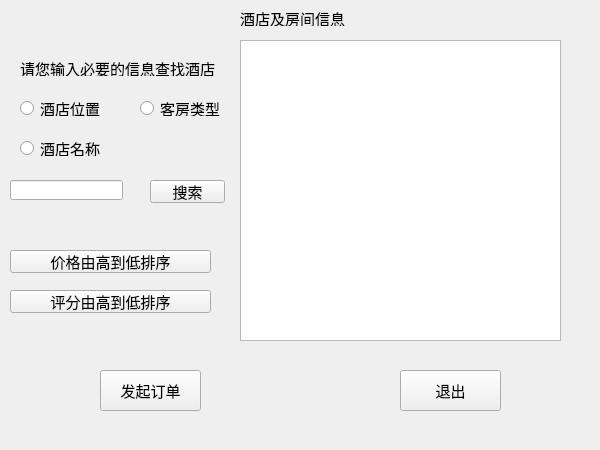
<?xml version="1.0" encoding="UTF-8"?>
<ui version="4.0">
 <class>searchhotelwindow</class>
 <widget class="QWidget" name="searchhotelwindow">
  <property name="geometry">
   <rect>
    <x>0</x>
    <y>0</y>
    <width>600</width>
    <height>450</height>
   </rect>
  </property>
  <property name="windowTitle">
   <string>Form</string>
  </property>
  <widget class="QPushButton" name="exit">
   <property name="geometry">
    <rect>
     <x>400</x>
     <y>370</y>
     <width>101</width>
     <height>41</height>
    </rect>
   </property>
   <property name="font">
    <font>
     <family>华文行楷</family>
     <pointsize>11</pointsize>
    </font>
   </property>
   <property name="text">
    <string>退出</string>
   </property>
  </widget>
  <widget class="QPushButton" name="makeorder">
   <property name="geometry">
    <rect>
     <x>100</x>
     <y>370</y>
     <width>101</width>
     <height>41</height>
    </rect>
   </property>
   <property name="font">
    <font>
     <family>华文行楷</family>
     <pointsize>11</pointsize>
    </font>
   </property>
   <property name="text">
    <string>发起订单</string>
   </property>
  </widget>
  <widget class="QTableWidget" name="tableWidget">
   <property name="geometry">
    <rect>
     <x>240</x>
     <y>40</y>
     <width>321</width>
     <height>301</height>
    </rect>
   </property>
   <property name="font">
    <font>
     <family>华文行楷</family>
     <pointsize>11</pointsize>
    </font>
   </property>
   <property name="columnCount">
    <number>0</number>
   </property>
  </widget>
  <widget class="QLineEdit" name="lineEdit">
   <property name="geometry">
    <rect>
     <x>10</x>
     <y>180</y>
     <width>113</width>
     <height>20</height>
    </rect>
   </property>
   <property name="font">
    <font>
     <family>华文行楷</family>
     <pointsize>11</pointsize>
    </font>
   </property>
  </widget>
  <widget class="QPushButton" name="pushButton">
   <property name="geometry">
    <rect>
     <x>150</x>
     <y>180</y>
     <width>75</width>
     <height>23</height>
    </rect>
   </property>
   <property name="font">
    <font>
     <family>华文行楷</family>
     <pointsize>11</pointsize>
    </font>
   </property>
   <property name="text">
    <string>搜索</string>
   </property>
  </widget>
  <widget class="QLabel" name="label_3">
   <property name="geometry">
    <rect>
     <x>240</x>
     <y>10</y>
     <width>111</width>
     <height>16</height>
    </rect>
   </property>
   <property name="font">
    <font>
     <family>华文行楷</family>
     <pointsize>11</pointsize>
    </font>
   </property>
   <property name="text">
    <string>酒店及房间信息：</string>
   </property>
  </widget>
  <widget class="QRadioButton" name="hotelplace">
   <property name="geometry">
    <rect>
     <x>20</x>
     <y>100</y>
     <width>89</width>
     <height>16</height>
    </rect>
   </property>
   <property name="font">
    <font>
     <family>华文行楷</family>
     <pointsize>11</pointsize>
    </font>
   </property>
   <property name="text">
    <string>酒店位置</string>
   </property>
  </widget>
  <widget class="QRadioButton" name="roomtype">
   <property name="geometry">
    <rect>
     <x>140</x>
     <y>100</y>
     <width>89</width>
     <height>16</height>
    </rect>
   </property>
   <property name="font">
    <font>
     <family>华文行楷</family>
     <pointsize>11</pointsize>
    </font>
   </property>
   <property name="text">
    <string>客房类型</string>
   </property>
  </widget>
  <widget class="QPushButton" name="sortbyprice">
   <property name="geometry">
    <rect>
     <x>10</x>
     <y>250</y>
     <width>201</width>
     <height>23</height>
    </rect>
   </property>
   <property name="font">
    <font>
     <family>华文行楷</family>
     <pointsize>11</pointsize>
    </font>
   </property>
   <property name="text">
    <string>价格由高到低排序</string>
   </property>
  </widget>
  <widget class="QPushButton" name="sortbycomments">
   <property name="geometry">
    <rect>
     <x>10</x>
     <y>290</y>
     <width>201</width>
     <height>23</height>
    </rect>
   </property>
   <property name="font">
    <font>
     <family>华文行楷</family>
     <pointsize>11</pointsize>
    </font>
   </property>
   <property name="text">
    <string>评分由高到低排序</string>
   </property>
  </widget>
  <widget class="QLabel" name="label">
   <property name="geometry">
    <rect>
     <x>20</x>
     <y>60</y>
     <width>211</width>
     <height>16</height>
    </rect>
   </property>
   <property name="font">
    <font>
     <family>华文行楷</family>
     <pointsize>11</pointsize>
    </font>
   </property>
   <property name="text">
    <string>请您输入必要的信息查找酒店</string>
   </property>
  </widget>
  <widget class="QRadioButton" name="hotelname">
   <property name="geometry">
    <rect>
     <x>20</x>
     <y>140</y>
     <width>89</width>
     <height>16</height>
    </rect>
   </property>
   <property name="font">
    <font>
     <family>华文行楷</family>
     <pointsize>11</pointsize>
    </font>
   </property>
   <property name="text">
    <string>酒店名称</string>
   </property>
  </widget>
 </widget>
 <resources/>
 <connections>
  <connection>
   <sender>exit</sender>
   <signal>clicked()</signal>
   <receiver>searchhotelwindow</receiver>
   <slot>close()</slot>
   <hints>
    <hint type="sourcelabel">
     <x>507</x>
     <y>381</y>
    </hint>
    <hint type="destinationlabel">
     <x>299</x>
     <y>224</y>
    </hint>
   </hints>
  </connection>
 </connections>
</ui>
